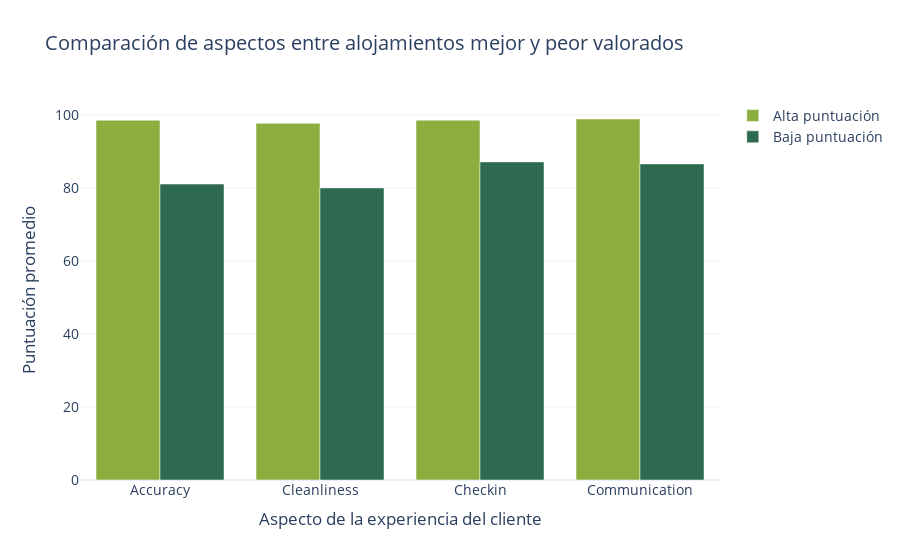

Source (notebook cell):
### Markdown cell above
Analista de experiencia del cliente:
¿Qué aspectos (precisión de los detalles, limpieza, check-in o comunicación) presentan mayores diferencias entre los alojamientos mejor y peor valorados en la puntuación general?

### Code cell
# Entre el 10 % de alojamientos con mejor y peor valoración general

import plotly.graph_objects as go

# Eliminar valores faltantes en las columnas relevantes
cols = [
    'review_scores_rating',
    'review_scores_accuracy',
    'review_scores_cleanliness',
    'review_scores_checkin',
    'review_scores_communication'
]
df = df_cl[cols].dropna()

# Definir percentiles para dividir los grupos
q90 = df['review_scores_rating'].quantile(0.90)
q10 = df['review_scores_rating'].quantile(0.10)

# Agrupar datos
high = df[df['review_scores_rating'] >= q90]
low = df[df['review_scores_rating'] <= q10]

# Calcular promedios
mean_high = high.iloc[:, 1:].mean()
mean_low = low.iloc[:, 1:].mean()

# Crear etiquetas más legibles para el eje X
aspects = mean_high.index.str.replace('review_scores_', '').str.capitalize()

# Crear gráfico de barras doble
fig = go.Figure(data=[
    go.Bar(
        name='Alta puntuación',
        x=aspects,
        y=mean_high.values,
        marker_color='#8BAE3F'  # Verde lima
    ),
    go.Bar(
        name='Baja puntuación',
        x=aspects,
        y=mean_low.values,
        marker_color='#2D6A4F'  # Verde bosque oscuro
    )
])

# Configuración del diseño del gráfico
fig.update_layout(
    title='Comparación de aspectos entre alojamientos mejor y peor valorados',
    xaxis_title='Aspecto de la experiencia del cliente',
    yaxis_title='Puntuación promedio',
    barmode='group',
    template='plotly_white',
    font=dict(size=14)
)

fig.show()

### Figure 1 — Plotly figure (JSON) as saved in the notebook; plotly's stock layout.template omitted (floating-point values rounded to 4 significant figures)
{"data": [{"marker": {"color": "#8BAE3F"}, "name": "Alta puntuación", "type": "bar", "x": ["Accuracy", "Cleanliness", "Checkin", "Communication"], "y": [98.57, 97.74, 98.6, 98.92]}, {"marker": {"color": "#2D6A4F"}, "name": "Baja puntuación", "type": "bar", "x": ["Accuracy", "Cleanliness", "Checkin", "Communication"], "y": [81.09, 80.04, 87.16, 86.62]}], "layout": {"barmode": "group", "font": {"size": 14}, "title": {"text": "Comparación de aspectos entre alojamientos mejor y peor valorados"}, "xaxis": {"title": {"text": "Aspecto de la experiencia del cliente"}}, "yaxis": {"title": {"text": "Puntuación promedio"}}}}
